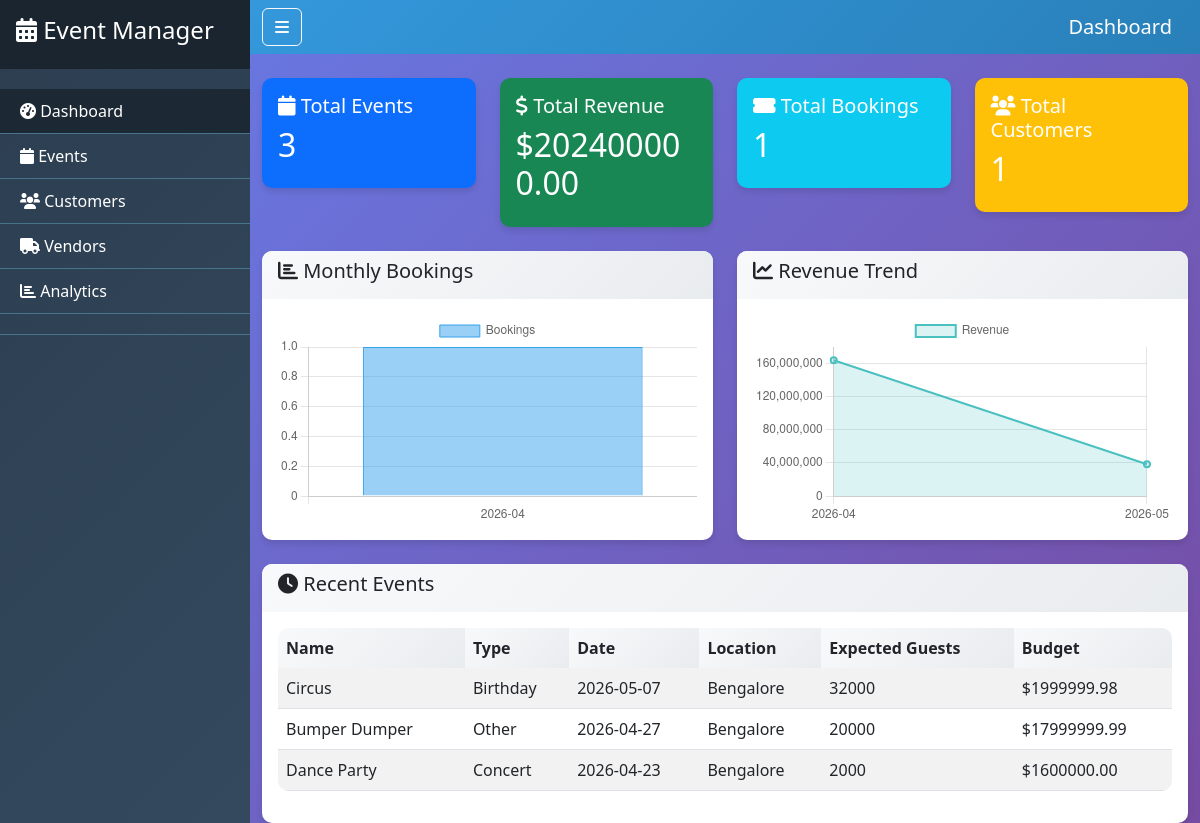
The page / on the database its author committed.
### tables this page shows
CREATE TABLE events (
    id INTEGER PRIMARY KEY AUTOINCREMENT,
    name TEXT NOT NULL,
    type TEXT NOT NULL,
    date TEXT NOT NULL,
    location TEXT NOT NULL,
    budget REAL NOT NULL,
    expected_guests INTEGER NOT NULL,
    ticket_price REAL DEFAULT 0
);

### Event_Management_System/app.py (the view)
@app.route('/')
def dashboard():
    db = get_db()
    total_events = db.execute('SELECT COUNT(*) FROM events').fetchone()[0]
    total_revenue = sum(get_event_revenue(row['id']) for row in db.execute('SELECT id FROM events').fetchall())
    total_bookings = db.execute('SELECT COUNT(*) FROM customers WHERE status = "Confirmed"').fetchone()[0]
    total_customers = db.execute('SELECT COUNT(*) FROM customers').fetchone()[0]
    recent_events = db.execute('SELECT * FROM events ORDER BY date DESC LIMIT 5').fetchall()
    monthly_bookings = db.execute('''
        SELECT strftime('%Y-%m', date) as month, COUNT(*) as count
        FROM customers c JOIN events e ON c.event_id = e.id
        WHERE c.status = 'Confirmed'
        GROUP BY month
        ORDER BY month
    ''').fetchall()
    monthly_labels = [row['month'] for row in monthly_bookings]
    monthly_data = [row['count'] for row in monthly_bookings]
    revenue_trend = db.execute('''
        SELECT strftime('%Y-%m', date) as month, SUM(expected_guests * ticket_price) as revenue
        FROM events
        GROUP BY month
        ORDER BY month
    ''').fetchall()
    revenue_labels = [row['month'] for row in revenue_trend]
    revenue_data = [row['revenue'] for row in revenue_trend]
    return render_template('dashboard.html',
                           total_events=total_events,
                           total_revenue=total_revenue,
                           total_bookings=total_bookings,
                           total_customers=total_customers,
                           recent_events=recent_events,
                           monthly_labels=json.dumps(monthly_labels),
                           monthly_data=json.dumps(monthly_data),
                           revenue_labels=json.dumps(revenue_labels),
                           revenue_data=json.dumps(revenue_data))

### Event_Management_System/app.py (called while the page is built)
def get_db():
    db = getattr(g, '_database', None)
    if db is None:
        db = g._database = sqlite3.connect(DATABASE)
        db.row_factory = sqlite3.Row
    return db

@app.teardown_appcontext
def close_connection(exception):
    db = getattr(g, '_database', None)
    if db is not None:
        db.close()

def get_event_revenue(event_id):
    db = get_db()
    event = db.execute('SELECT expected_guests, ticket_price FROM events WHERE id = ?', (event_id,)).fetchone()
    return event['expected_guests'] * event['ticket_price'] if event else 0

### Event_Management_System/templates/dashboard.html (shortened to what this page needs)
{% extends "base.html" %}
{% block page_title %}Dashboard{% endblock %}
{% block content %}
<div class="row mb-4">
    <div class="col-md-3">
        <div class="card bg-primary text-white">
            <div class="card-body">
                <h5 class="card-title"><i class="fas fa-calendar"></i> Total Events</h5>
                <h2>{{ total_events }}</h2>
            </div>
        </div>
    </div>
    <div class="col-md-3">
        <div class="card bg-success text-white">
            <div class="card-body">
                <h5 class="card-title"><i class="fas fa-dollar-sign"></i> Total Revenue</h5>
                <h2>${{ "%.2f"|format(total_revenue) }}</h2>
            </div>
        </div>
    </div>
    <div class="col-md-3">
        <div class="card bg-info text-white">
            <div class="card-body">
                <h5 class="card-title"><i class="fas fa-ticket-alt"></i> Total Bookings</h5>
                <h2>{{ total_bookings }}</h2>
            </div>
        </div>
    </div>
    <div class="col-md-3">
        <div class="card bg-warning text-white">
            <div class="card-body">
                <h5 class="card-title"><i class="fas fa-users"></i> Total Customers</h5>
                <h2>{{ total_customers }}</h2>
            </div>
        </div>
    </div>
</div>
<div class="row mb-4">
    <div class="col-md-6">
        <div class="card">
            <div class="card-header">
                <h5><i class="fas fa-chart-bar"></i> Monthly Bookings</h5>
            </div>
            <div class="card-body">
                <canvas id="monthlyBookingsChart"></canvas>
            </div>
        </div>
    </div>
    <div class="col-md-6">
        <div class="card">
            <div class="card-header">
                <h5><i class="fas fa-chart-line"></i> Revenue Trend</h5>
            </div>
            <div class="card-body">
                <canvas id="revenueTrendChart"></canvas>
            </div>
        </div>
    </div>
</div>
<div class="row">
    <div class="col-12">
        <div class="card">
            <div class="card-header">
                <h5><i class="fas fa-clock"></i> Recent Events</h5>
            </div>
            <div class="card-body">
                <div class="table-responsive">
                    <table class="table table-striped">
                        <thead>
                            <tr>
                                <th>Name</th>
                                <th>Type</th>
                                <th>Date</th>
                                <th>Location</th>
                                <th>Expected Guests</th>
                                <th>Budget</th>
                            </tr>
                        </thead>
                        <tbody>
                            {% for event in recent_events %}
                            <tr>
                                <td>{{ event.name }}</td>
                                <td>{{ event.type }}</td>
                                <td>{{ event.date }}</td>
                                <td>{{ event.location }}</td>
                                <td>{{ event.expected_guests }}</td>
                                <td>${{ "%.2f"|format(event.budget) }}</td>
                            </tr>
                            {% endfor %}
                        </tbody>
                    </table>
                </div>
            </div>
        </div>
    </div>
</div>
{% endblock %}
{% block scripts %}
<script>
document.addEventListener('DOMContentLoaded', function() {
    // Monthly Bookings Chart
    const ctx1 = document.getElementById('monthlyBookingsChart').getContext('2d');
    new Chart(ctx1, {
        type: 'bar',
        data: {
            labels: {{ monthly_labels|safe }},
            datasets: [{
                label: 'Bookings',
                data: {{ monthly_data|safe }},
                backgroundColor: 'rgba(54, 162, 235, 0.5)',
                borderColor: 'rgba(54, 162, 235, 1)',
                borderWidth: 1
            }]
        },
        options: {
            responsive: true,
            scales: {
                y: {
                    beginAtZero: true
                }
            }
        }
    });
    // Revenue Trend Chart
    const ctx2 = document.getElementById('revenueTrendChart').getContext('2d');
    new Chart(ctx2, {
        type: 'line',
        data: {
            labels: {{ revenue_labels|safe }},
            datasets: [{
                label: 'Revenue',
                data: {{ revenue_data|safe }},
                backgroundColor: 'rgba(75, 192, 192, 0.2)',
                borderColor: 'rgba(75, 192, 192, 1)',
                borderWidth: 2,
                fill: true
            }]
        },
        options: {
            responsive: true,
            scales: {
                y: {
                    beginAtZero: true
                }
            }
        }
    });
});
</script>
{% endblock %}

### Event_Management_System/static/style.css (style rules this page uses)
body { background: linear-gradient(135deg, #667eea 0%, #764ba2 100%); min-height: 100vh; font-family: 'Segoe UI', Tahoma, Geneva, Verdana, sans-serif; }
.card { border: none; border-radius: 10px; box-shadow: 0 4px 6px rgba(0, 0, 0, 0.1); transition: transform 0.2s; }
.card-header { background: linear-gradient(135deg, #f8f9fa 0%, #e9ecef 100%); border-bottom: none; border-radius: 10px 10px 0 0 !important; }
.table { border-radius: 10px; overflow: hidden; }
.table thead th { background: linear-gradient(135deg, #f8f9fa 0%, #e9ecef 100%); border: none; }

### rows shown on the page
events: name "Circus", type "Birthday", date "2026-05-07", location "Bengalore", expected_guests "32000", budget "1999999.98"
events: name "Bumper Dumper", type "Other", date "2026-04-27", location "Bengalore", expected_guests "20000", budget "17999999.99"
events: name "Dance Party", type "Concert", date "2026-04-23", location "Bengalore", expected_guests "2000", budget "1600000.00"

### other values the page prints
{{ total_events }} "3"
{{ "%.2f"|format(total_revenue) }} "202400000.00"
{{ total_bookings }} "1"
{{ total_customers }} "1"
chart data {{ monthly_labels|safe }} ["2026-04"]
chart data {{ monthly_data|safe }} [1]
chart data {{ revenue_labels|safe }} ["2026-04", "2026-05"]
chart data {{ revenue_data|safe }} [164000000.0, 38400000.0]
